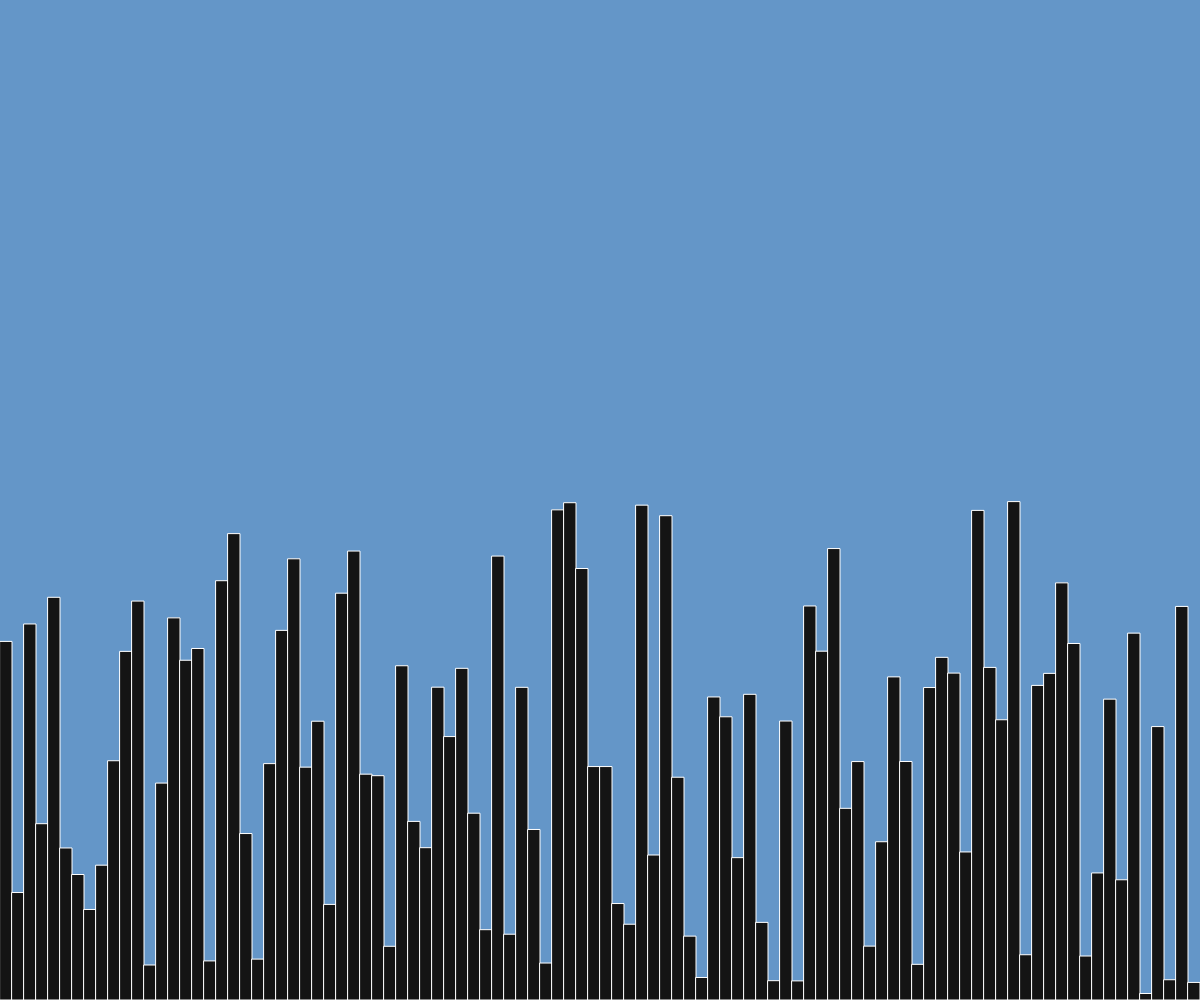
Frame 1 (no input)
Frame 60 (no input): identical to frame 1, image omitted
Frame 120 (the mouse pressed at the canvas centre since frame 60): identical to frame 1, image omitted

The p5.js sketch that drew this single still picture (run headless with seeded random() and noise() and a simulated clock; from frame 60 on, the mouse is pressed at the canvas centre):

// p5.js sketch
// ── sketch.js
var arr=[];
let w=0;
let bool=[];
let QSB;
let BSB;
let ISB;
let SSB;

function setup() {
  w=windowWidth/100;
  createCanvas(windowWidth,windowHeight);
  frameRate(60);
  QSB=createButton("quickSort");
  QSB.style('border-color:pink');
  QSB.style('color: black');
  QSB.style('box-shadow: 0 0 40px 40px pink inset, 0 0 0 0 blue');
  QSB.style('transition: all 150ms ease-in-out');
  BSB=createButton("bubbleSort");
  ISB=createButton("insertionSort");
  SSB=createButton("selectionSort");
  
  arr=new Array(100);
  
  for(let i=0;i<arr.length;i++){
    arr[i]=random(5,500);
    bool[i]=0;
  }
  QSB.mousePressed(QuickSort);
}
function QuickSort(){
  quickSort(arr,0,arr.length-1);
  
}
function BubbleSort(){
  
}
function InsertionSort(){
  
}
function SelectionSort(){
  
}

  

function draw() {
  background(100,150,200);
  stroke(255);
  
  for(let i=0;i<arr.length;i++){
    
    if(bool[i]===1){
    fill(0,255,0);
    }else if(bool[i]==2){
         fill("orange");    
    }else{
    fill(20);
    }
    rect(i*w,height-arr[i],w,arr[i]);
  }
  
}


//QUICKSORT ALGORITHM
async function quickSort(arr,start,end){
  if(start>=end){
    return;
  }
  let pivot_index=await findpivot(arr,start,end);
  bool[pivot_index]=0;
  await Promise.all( [quickSort(arr,start,pivot_index-1),
   quickSort(arr,pivot_index+1,end)]);
}
async function findpivot(arr,start,end){
  for(let i=start;i<end;i++){
    bool[i]=2;
  }
  var pivot=start;
  bool[pivot]=1;//to mark a index as pivot.
  var ele=arr[end];
  for(let i=start;i<end;i++){
    if(arr[i]<ele){
      await swap(arr,i,pivot);
      bool[pivot]=0;//setting back to 0 as pivot is about to advance
      pivot++;
    }
  }
  for(let i=start;i<end;i++){
    bool[i]=0;
  }
  await swap(arr,end,pivot);
  
  return pivot;
}


//SWAP FUNCTION
async function swap(arr,i,j){
  await sleep(50);
  let temp=arr[i];
  arr[i]=arr[j];
  arr[j]=temp;
}
//FUNCTION TO AWAIT FOR A SPECIFIC TIME
//usefull to set some time delay for a process.so, we can see theworking of algorithms in real time. 
function sleep(ms){
  return new Promise(resolve=>setTimeout(resolve,ms));
}
